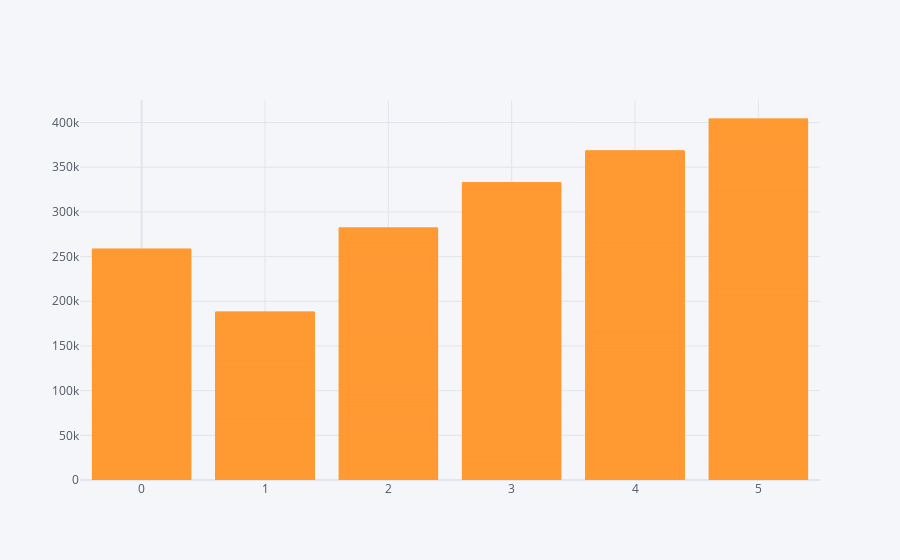

The cell this chart's notebook holds for it:
### Markdown cell above
### Bar chart between Profile & Fees

### Code cell
df.iplot(kind="bar",x="Profile",y="Fees")

### Figure 1 — Plotly figure (JSON) as saved in the notebook; plotly's stock layout.template omitted (floating-point values rounded to 4 significant figures; data arrays with more than 128 entries replaced by an {"elided": "..."} marker saying what was removed)
{"data": [{"marker": {"color": "rgba(255, 153, 51, 0.6)", "line": {"color": "rgba(255, 153, 51, 1.0)", "width": 1}}, "name": "Fees", "orientation": "v", "text": "", "type": "bar", "x": {"elided": "5935 int values"}, "y": {"elided": "5935 int values"}}], "layout": {"legend": {"bgcolor": "#F5F6F9", "font": {"color": "#4D5663"}}, "paper_bgcolor": "#F5F6F9", "plot_bgcolor": "#F5F6F9", "title": {"font": {"color": "#4D5663"}}, "xaxis": {"gridcolor": "#E1E5ED", "showgrid": true, "tickfont": {"color": "#4D5663"}, "title": {"font": {"color": "#4D5663"}, "text": ""}, "zerolinecolor": "#E1E5ED"}, "yaxis": {"gridcolor": "#E1E5ED", "showgrid": true, "tickfont": {"color": "#4D5663"}, "title": {"font": {"color": "#4D5663"}, "text": ""}, "zerolinecolor": "#E1E5ED"}}}
